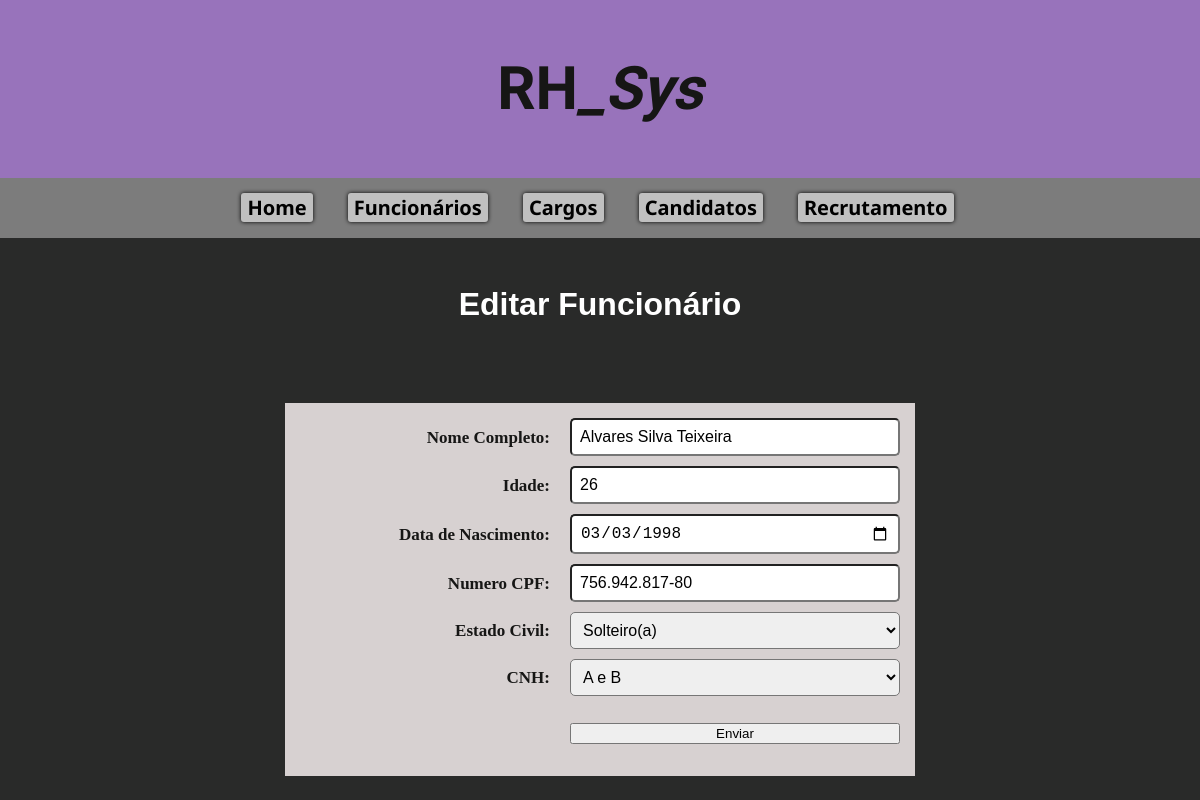
Before: /edit_funcionario/4 with the older database file.
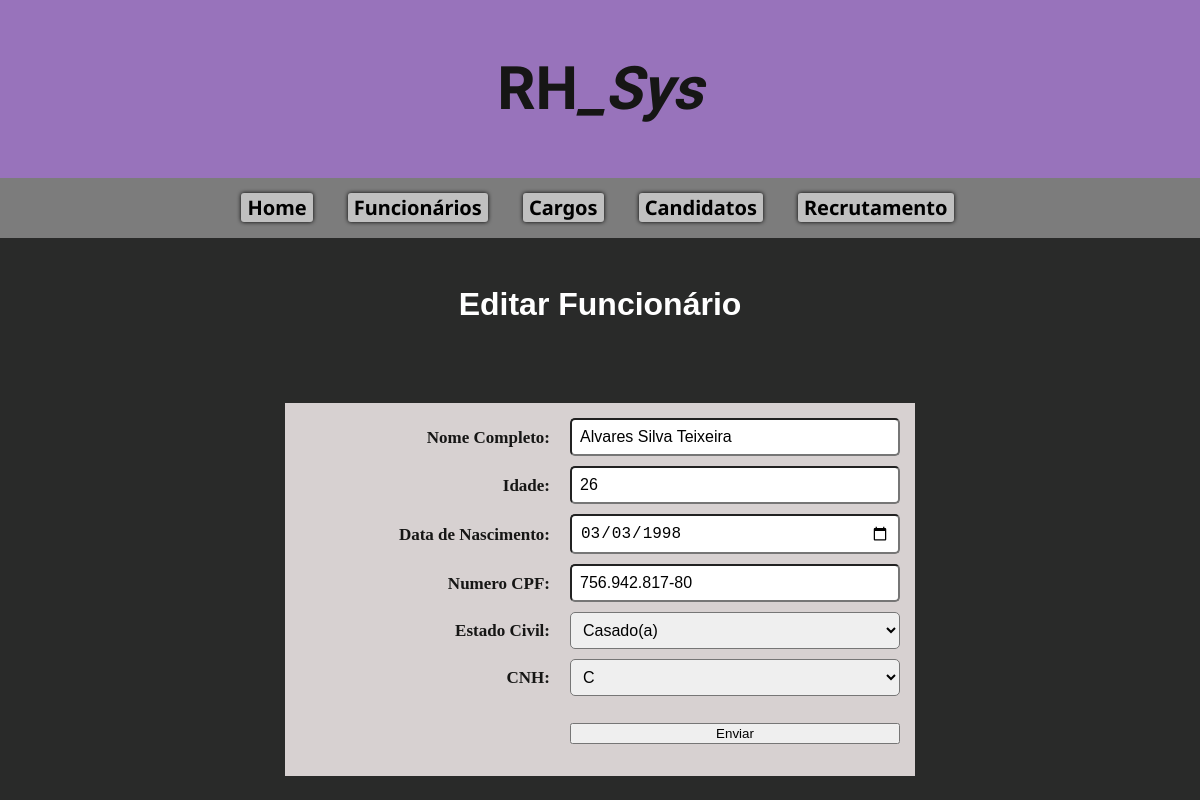
After: the same page with the newer database file.
### rh/models.py (models this page shows, shortened)
class Funcionario(models.Model):
    nome_completo = models.CharField(max_length=100)
    idade = models.IntegerField()
    data_nascimento = models.DateField()
    cpf = models.CharField(max_length=14)
    estado_civil = models.CharField(max_length=100)
    cnh = models.CharField(max_length=100)

### rh/views.py (the view)
# urls.py: path('edit_funcionario/<int:id_funcionario>', view_rh.editfuncionario, name='editfuncionario'),
def editfuncionario(request, id_funcionario):
    estado_civis = estado_civil()
    cnh = categoriasCNH()
    estado_civil_list = []
    categoriacnh_list = []
    funcionario = Funcionario.objects.get(pk=id_funcionario)
    if funcionario.estado_civil != "":
        estado_civil_list.append(funcionario.estado_civil)
    if funcionario.cnh !="":
        categoriacnh_list.append(funcionario.cnh)
    if funcionario.data_nascimento is not None:
        funcionario.data_nascimento = datetime.strftime(funcionario.data_nascimento, '%Y-%m-%d')
    form = EditarFuncionario(request.POST, instance=funcionario)
    for estado_civis in estado_civis:
        if not (estado_civis in estado_civil_list):
            estado_civil_list.append(estado_civis)
    for cnh in cnh:
        if not (cnh in categoriacnh_list):
            categoriacnh_list.append(cnh)
    context = {
        'title' : 'Editar Funcionário',
        'funcionarios' : funcionario,
        'estados_civis' : estado_civil_list,
        'categorias' : categoriacnh_list,
    }
    if form.is_valid():
        form.save()
        return HttpResponseRedirect('/funcionarios')
    else:
        print(form.errors)
    return render(request, 'pages/editar/funcionario.html', context)

### rh/views.py (called while the page is built)
def categoriasCNH():
    return ['','Não Há','A','B','C','D','E','A e B','A e C','A e D','A e E']

def estado_civil():
    return ['','Solteiro(a)','Casado(a)','Divorciado(a)','Viuvo(a)']

### rh/templates/pages/editar/funcionario.html (shortened to what this page needs)
{% include "partials/menu.html" %}
<div class="form_container">
    <center>
        <h1>
            {{ title }}
            <br><br>
        </h1>
        <form method="post">
            <label for="nome_completo">Nome Completo:</label>
            <input type="text" name="nome_completo" id="nome_completo" value="{{ funcionarios.nome_completo }}">
            <label for="idade">Idade:</label>
            <input type="number" name="idade" id="idade" value="{{ funcionarios.idade }}">
            <label for="data_nascimento">Data de Nascimento:</label>
            <input type="date" name="data_nascimento" id="data_nascimento" value="{{ funcionarios.data_nascimento }}">
            <label for="cpf">Numero CPF:</label>
            <input type="text" name="cpf" id="cpf" value="{{ funcionarios.cpf}}">
            <label for="estado_civil">Estado Civil:</label>
            <select name="estado_civil" id="estado_civil">
                {% for estado_civil in estados_civis %}
                    <option value="{{ estado_civil }}">{{ estado_civil }}</option>
                {% endfor %}
            </select>
            <label for="cnh">CNH:</label>
            <select name="cnh" id="cnh">
                {% for categoria in categorias %}
                    <option value="{{ categoria }}">{{categoria}}</option>
                {% endfor %}
            </select>
            <br><br>
            <button id="input_cad_funcionario" type="submit">Enviar</button>
        </form>
    </center>
</div>
{% include "partials/final.html" %}

Changed rows visible on the page:
changed Funcionario "Alvares Silva Teixeira": estado_civil "Solteiro(a)" → "Casado(a)"; cnh "A e B" → (not shown)
Other visible differences:
form field cnh: (not shown) → "C"
